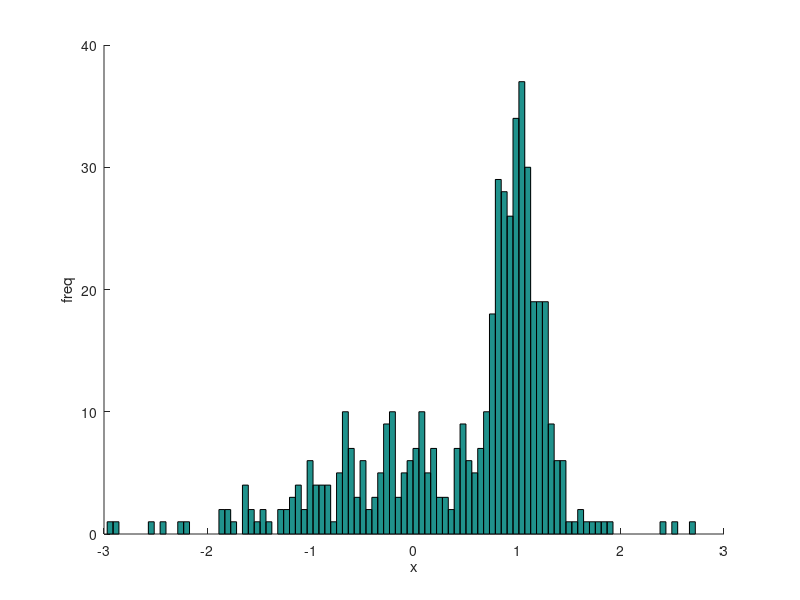

Recreate this plot in MATLAB. (Note: this script raises an error after producing the figure.)
% A script for testing the MixtureOfGaussians package functions.
% First generate data from a MOG distribution, and then fit the sample
% distribution to a MOG model. Finally plot the data and the output model.
%
% Written by Liat Ein-Dor and Or Zuk 10/2006
%

% Generate data
num_g = 2; % # gaussians
mu = [0, 1]; % means
sigma = [1, 0.2]; % std.s 
prior = [0.5 0.5]; % probs. for each gaussian
n_points = 500;
g_data = randn(1,n_points);
ind_pick = rand(1,n_points) > prior(1);
g_data(find(ind_pick)) = g_data(find(ind_pick)) * sigma(2);
g_data(find(ind_pick)) = g_data(find(ind_pick)) + mu(2);

iters = 100; % Number of iterations for the EM algorithm
start_points =20; % Number of different random starting points for the EM algorithm
num_bins = 100; 

% Plot  data
[height,bin_loc]=hist(g_data,num_bins); 
figure; hold on;  hist(g_data, num_bins); xlabel('x'); ylabel('freq');

[P,M,S, LogLike] = MixtureOfGaussiansEM(g_data',num_g,iters,start_points) % % Learn model using EM. Last argument is dummy

% Plot the resulting mixture model
clear y; y = zeros(num_g, num_bins); 
for i=1:num_g
    y(i,:)=P(i)*1/(sqrt(2*pi)*S(i))*exp(-(bin_loc-M(i)).^2/(2*S(i)^2));
end
g_min = min(g_data);  g_max = max(g_data); g_gap = g_max-g_min;
x_vec = [g_min :g_gap*0.01:g_max-g_gap*0.01];
MOG_fit_vec = sum(y,1);
for i=1:num_g
   plot(x_vec, y(i,:) .* n_points .*  (bin_loc(2)-bin_loc(1)), 'g', 'LineWidth', 2);
end
plot(x_vec, MOG_fit_vec .* n_points .* (bin_loc(2)-bin_loc(1)), 'r', 'LineWidth', 2);
legend_vec = cell(num_g+2,1); legend_vec{1} = 'Data'; legend_vec{end} = 'Mog Fit';
for i=1:num_g
    legend_vec{i+1} = ['Gauss. ' num2str(i)]; 
end
legend(legend_vec); 


% Now try learning a multi-dimensional model 
dim = 2; num_g = 3;
mu_2d = [0.5 3; 3 0.5; 2 2];
sigma_2d{1} = [0.07 0; 0 1.7]; sigma_2d{2} = [ 1.7 0.017; 0.017 0.07]; sigma_2d{3} = [ 0.7 -0.01; -0.01 0.7]; prior = [0.35 0.35 0.3];

g_data = MixtureOfGaussiansMultiDimSimulateData(prior, mu_2d, sigma_2d, n_points); 
[S,M,P, LogLike]=MixtureOfGaussiansMultiDimGivenInit(g_data,num_g,iters, (1-prior) ./ sum( 1-prior), mu_2d+2*rand(num_g,dim),  sigma_2d);
C = MixtureOfGaussiansMultiDimClassify(g_data, P, M, S); 

% Plot the data and the  MOG models 
colorvec = 'bgrmcxok:.'; labels_vec = []; legends_vec = []; 
figure; hold on; 
for m=1:num_g
    plot(g_data(1,find(C == m)), g_data(2,find(C == m)), [colorvec(m), '.']);
end
MixtureOfGaussiansDraw2dGaussians(mu_2d, sigma_2d, labels_vec, legends_vec, 'kkk',[],1); % draw original model 
MixtureOfGaussiansDraw2dGaussians(M, S, labels_vec, legends_vec, 'ccc',[],1); % draw learned model
legend('Class 1', 'Class 2', 'Class 3', ...
    'True Model 1', 'True Model 2', 'True Model 3', ...
    'Learned Model 1', 'Learned Model 2', 'Learned Model 3');

